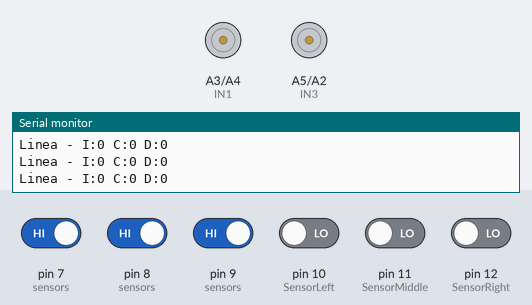
The sketch below on a simulated Arduino Uno, built with avr-gcc and run on an emulated ATmega328P. Shown: motor-driver pin pairs drawn as motors (green arrow = first pin HIGH = forward, orange = second pin HIGH = backward, longer = more drive), the last lines printed to the serial monitor. The test bench sets the inputs (shaded band); at power-on: pin 7 (sensors), pin 8 (sensors), pin 9 (sensors) HIGH, pin 10 (SensorLeft), pin 11 (SensorMiddle), pin 12 (SensorRight) LOW.

Above: at 1.2 s.
1.3 s: pin 10 (SensorLeft) driven HIGH
At 2.5 s:
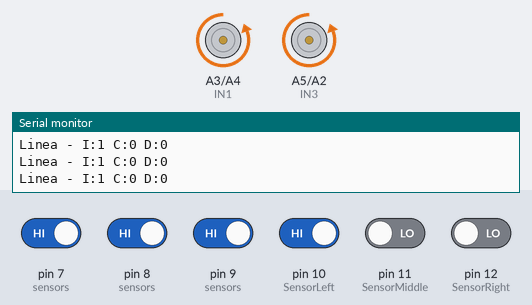
2.8 s: pin 12 (SensorRight) driven HIGH
At 3.2 s:
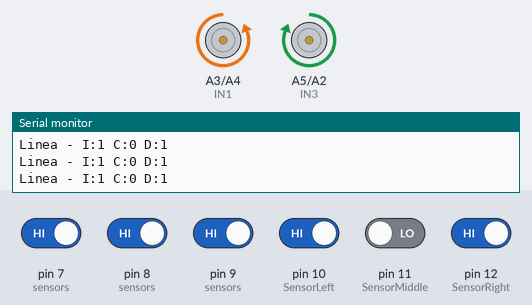
4.3 s: pin 8 (sensors) driven LOW
At 4.8 s:
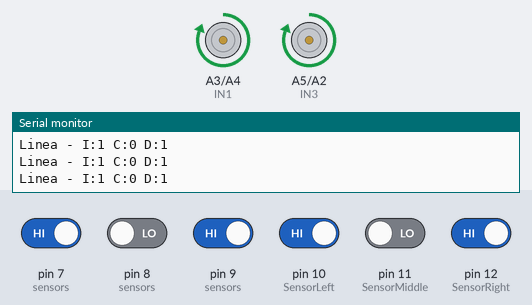
5.8 s: pin 7 (sensors) driven LOW
At 6.8 s:
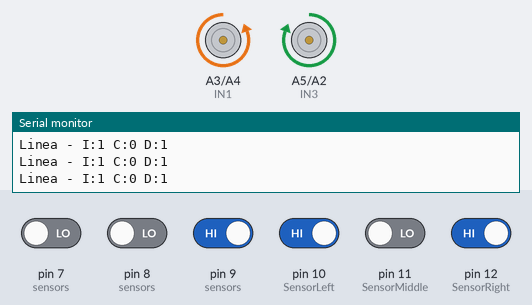
8.8 s: pin 9 (sensors) driven LOW
At 10.0 s:
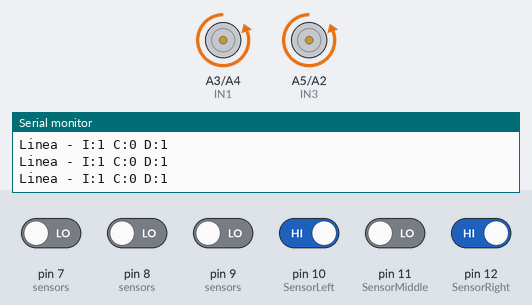
11.8 s: pin 8 (sensors) driven HIGH
At 12.8 s:
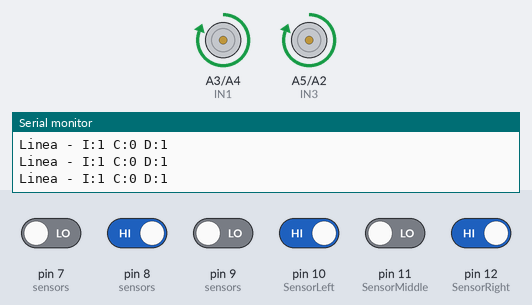
Timing chart, 0 to 14.3 s (numbered marks = the images above; inputs shaded):
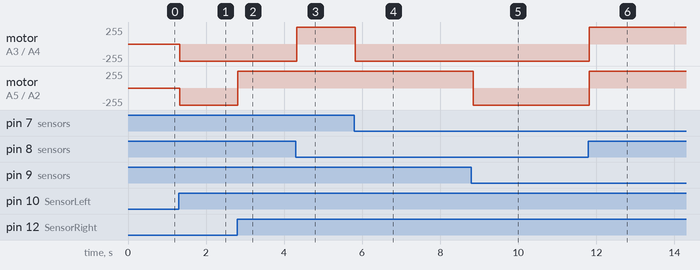

The sketch:

Fantasma-feria-test-chachi.ino
```cpp
// Motor A Derecha
#define IN1 A3
#define IN2 A4

// Motor B Izquierda
#define IN3 A5
#define IN4 A2

int izq = 0;
int der = 0;
int cen = 0;

int velade = 255;
int velman = 255;
int stp = 50;
int stpsuave = 10;

bool bw, le, ri, fw;

const int TIMEOUT = 75;
const int SENSOR_COUNT = 3;

struct Sensor {
  char name;                    // id del sensor
  unsigned int pin;             // pin del sensor
  bool lastState;               // ultimo estado del sensor
  bool signalPresent;           // presencia de la señal
  unsigned long lastChangeTime; // tiempo de cambio de señal del sensor
};

int lstat = 0;

bool check;

Sensor sensors[SENSOR_COUNT] = {
  { 'l', 9, HIGH, false, 0 },
  { 'm', 7, HIGH, false, 0 },
  { 'r', 8, HIGH, false, 0 }
};

#define SensorLeft 10
#define SensorMiddle 11
#define SensorRight 12

void setup() {
  pinMode(SensorLeft, INPUT);
  pinMode(SensorMiddle, INPUT);
  pinMode(SensorRight, INPUT);
  Serial.begin(9600);

  pinMode(IN1, OUTPUT);
  pinMode(IN2, OUTPUT);
  pinMode(IN3, OUTPUT);
  pinMode(IN4, OUTPUT);

  for (int i = 0; i < SENSOR_COUNT; i++) {
    pinMode(sensors[i].pin, INPUT_PULLUP);
    sensors[i].lastState = digitalRead(sensors[i].pin);
  }
}

void loop() {
  // Leer sensores de línea
  izq = digitalRead(SensorLeft);
  der = digitalRead(SensorRight);
  cen = digitalRead(SensorMiddle);
  checkPos();

  Serial.print("Linea - I:");
  Serial.print(izq);
  Serial.print(" C:");
  Serial.print(cen);
  Serial.print(" D:");
  Serial.println(der);

  // SEGUIMIENTO DE LÍNEA PRINCIPAL - funciona siempre, con o sin TSOP
  if (izq && !cen && !der) {
    // Solo sensor izquierdo activo - girar izquierda
    left(stpsuave, velman);
    //Serial.println("GIRO IZQ: Solo sensor izquierdo");
  } else if (!izq && !cen && der) {
    // Solo sensor derecho activo - girar derecha
    right(stpsuave, velman);
    //Serial.println("GIRO DER: Solo sensor derecho");
  } else if (izq && cen && !der) {
    // Izquierdo y centro activos - girar suave izquierda
    left(stpsuave, velman);
    //Serial.println("GIRO SUAVE IZQ: Izq + Centro");
  } else if (!izq && cen && der) {
    // Derecho y centro activos - girar suave derecha
    right(stpsuave, velman);
    //Serial.println("GIRO SUAVE DER: Der + Centro");
  } else if (!izq && cen && !der) {
    // Solo centro activo - seguir adelante
    forward(stp, velade);
    //Serial.println("ADELANTE: Solo centro");
  }
  // BIFURCACIONES - usar TSOP para decidir
  else if (izq && der && cen) {
    // Los 3 sensores activos - bifurcación completa
    //Serial.println("BIFURCACION: 3 sensores activos");
    manejarBifurcacion();
  } else if (izq && !cen && der) {
    // Solo laterales activos - bifurcación en T
    //Serial.println("BIFURCACION: Solo laterales activos");
    manejarBifurcacion();
  } else if (!izq && !cen && !der) {
    // Ningún sensor activo - parar
    Parar();
    //Serial.println("PARAR: Ningun sensor activo");
  } else {
    // Cualquier otro caso - seguir adelante por defecto
    forward(stp, velade);
    //Serial.println("ADELANTE: Caso por defecto");
  }
}

void manejarBifurcacion() {
  // Solo usar TSOP si hay señal disponible
  if (ri == 1 || lstat == 1) {
    //Serial.println("Girando DERECHA en bifurcacion por TSOP");
    right(stpsuave * 3, velman);
  } else if (le == 1 || lstat == 2) {
    //Serial.println("Girando IZQUIERDA en bifurcacion por TSOP");
    left(stpsuave * 3, velman);
  } else {
    // Sin señal TSOP - comportamiento por defecto en bifurcación
    //Serial.println("Bifurcacion sin TSOP - Adelante por defecto");
    forward(stp, velade);
  }
}

void checkPos() {
  unsigned long currentTime = millis();
  bool anySensorActive = false;

  // Actualizar estado de todos los sensores TSOP
  for (int i = 0; i < SENSOR_COUNT; i++) {
    Sensor& s = sensors[i];
    bool currentState = digitalRead(s.pin);

    if (currentState != s.lastState) {
      s.lastChangeTime = currentTime;
      s.lastState = currentState;
    }

    bool newState = (currentTime - s.lastChangeTime) <= TIMEOUT;

    if (newState != s.signalPresent) {
      s.signalPresent = newState;
    }
  }

  // Leer estados actuales de TSOP
  bool leftActive = sensors[0].signalPresent;
  bool middleActive = sensors[1].signalPresent;
  bool rightActive = sensors[2].signalPresent;

  // Reiniciar variables
  le = 0;
  ri = 0;
  fw = 0;
  bw = 0;

  // Verificar si hay algún sensor TSOP activo
  anySensorActive = leftActive || middleActive || rightActive;

  // Si no hay sensores TSOP activos, activar bw
  if (!anySensorActive) {
    bw = 1;
    return;
  }

  // Asignar direcciones basadas en los sensores TSOP activos
  if (leftActive) {
    le = 1;
    lstat = 2;
  }
  if (rightActive) {
    ri = 1;
    lstat = 1;
  }
  if (middleActive) {
    fw = 1;
    lstat = 0;
  }
}

void forward(int st, int vel) {
  analogWrite(IN2, vel);
  digitalWrite(IN1, 0);
  analogWrite(IN3, vel);
  digitalWrite(IN4, 0);
  delay(st);
}

void right(int st, int vel) {
  analogWrite(IN1, vel);
  digitalWrite(IN2, 0);
  analogWrite(IN3, vel);
  digitalWrite(IN4, 0);
  delay(st);
}

void left(int st, int vel) {
  analogWrite(IN2, vel);
  digitalWrite(IN1, 0);
  analogWrite(IN4, vel);
  digitalWrite(IN3, 0);
  delay(st);
}

void Parar() {
  digitalWrite(IN2, 0);
  digitalWrite(IN1, 0);
  digitalWrite(IN3, 0);
  digitalWrite(IN4, 0);
}
```

Measured:
- after the input at 1.3 s, motor on A3 (IN1) / A4 (IN2), motor on A5 (IN3) / A2 (IN4): stopped → backward 255/255 at once
- after the input at 2.8 s, motor on A5 (IN3) / A2 (IN4): backward 255/255 → forward 255/255 at once
- after the input at 4.3 s, motor on A3 (IN1) / A4 (IN2): backward 255/255 → forward 255/255 at once
- after the input at 5.8 s, motor on A3 (IN1) / A4 (IN2): forward 255/255 → backward 255/255 at once
- after the input at 8.8 s, motor on A5 (IN3) / A2 (IN4): forward 255/255 → backward 255/255 at once
- after the input at 11.8 s, motor on A3 (IN1) / A4 (IN2), motor on A5 (IN3) / A2 (IN4): backward 255/255 → forward 255/255 at once
